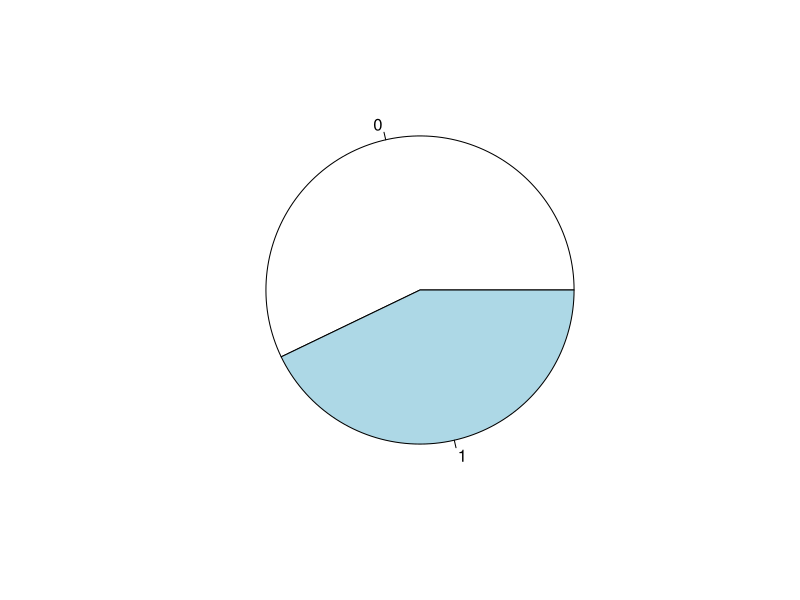
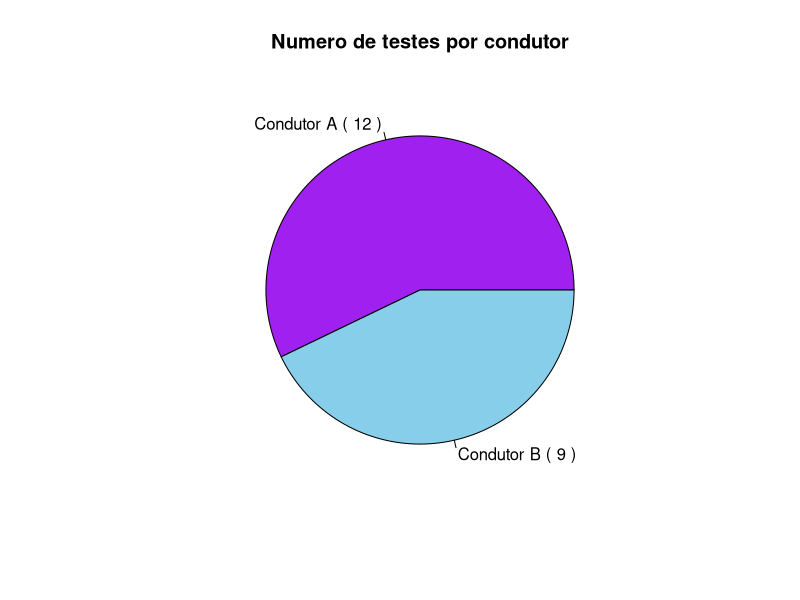
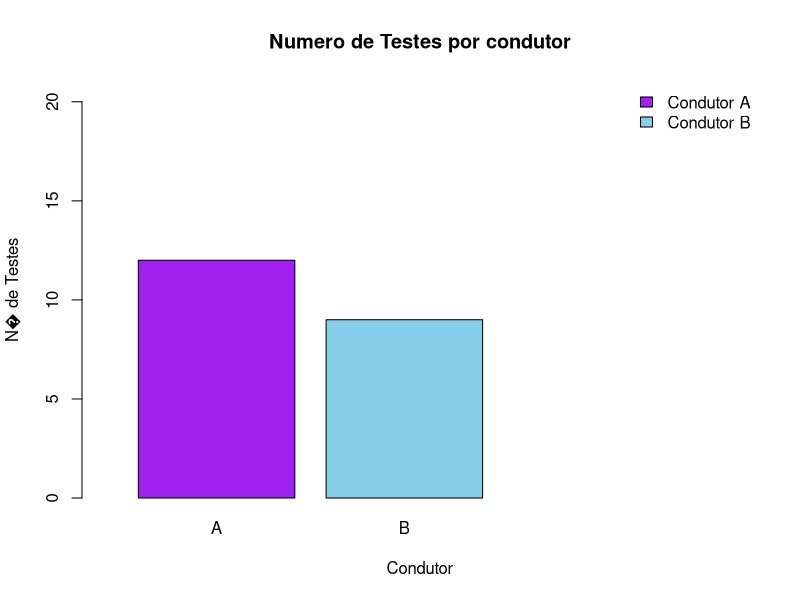

Write R code to recreate these figures, in order. (Note: this script raises an error after producing the figures.)
#variaveis

 teste = c(1,2,3,4,5,6,7,8,9,10,11,12,13,14,15,16,17,18,19,20,21)
 
 #condutor = c("B","A","A","A","A","B","A","B","A","A","B","B","B","A","B","A","A","B","A","B","A")
 
 # A - 0 | B - 1
 condutor = c(1, 0, 0, 0, 0, 1, 0, 1, 0, 0, 1, 1, 1, 0, 1, 0, 0, 1, 0, 1, 0)
 
 peso = c(2035,1730,1180,1530,1750,1940,1460,1960,1850,1533,
          1760,1650,2050,1710,1897,1380,1490,1820,1510,1950,1570)
 
 distancia = c(138.9,181.8,243.9,204.1,178.6,163.9,217.4,163.9,175.4,198.2,
               178.6,188.7,137.0,185.2,166.7,212.8,221.7,172.4,204.1,151.5,196.1)
 
#Tabelas Freq. Absolutas e Relativas
 
 tabela=cbind(teste, condutor, peso, distancia) 
 
 table(teste) #continua
 table(condutor) #var Nominal - Grupos
 table(peso) #continua
 table(distancia) #continua
 
 # distancia + peso -> continuas -> podem ser usadas em graficos de estremos e quartis e histogramas
 # condutor -> nominal -> grafico circular ou barras 
  
 #Freq. Absoluta de condutor
 f_g<-table(condutor)
 f_g
 
 #Freq. Relativa de condutor
 fr_g<-prop.table(f_g)
 fr_g
 
 # Representaçoes graficas

 #Grafico circular
 pie(f_g)
 
  nomes_c<-c("Condutor A", "Condutor B") #legendas
  cores<-c("purple","skyblue") #cores do grafico
  rotulo<-paste(nomes_c,"(",paste(f_g),")",sep=" ") #dados (legendas, n� elementos)
  pie(f_g, main="Numero de testes por condutor",labels=rotulo,col=cores) #grafico circular
 
 #Graficos de barras
  
  #barplot(f_g, main="Numero de Individuos por tipo de condutor", col="skyblue") 
  
  #Grafico de barras Numero de Testes por condutor
  barplot(f_g,main="Numero de Testes por condutor",xlab="Condutor", names.arg = c("A","B") ,ylab="N� de Testes",col=c("purple","skyblue"), ylim=c(0,21), xlim=c(0,4)) #ylim(limites de y) #fr de cada condutor
  legend("topright", legend = c("Condutor A", "Condutor B"), fill = c("purple","skyblue"), bty = "n")
  text(locator(n=2), paste(round(f_g,2)))
  
  #Grafico de barras Percentagem de Testes por condutor
  barplot(fr_g,main="Pertagem de Testes por condutor",xlab="Condutor",ylab="Percentagem de Testes", names.arg = c("A","B"), col=c("purple","skyblue"), ylim=c(0,1), xlim=c(0,4)) #ylim(limites de y) #fr de cada condutor
  legend("topright", legend = c("Condutor A", "Condutor B"), fill = c("purple","skyblue"), bty = "n")
  text(locator(n=2), paste(round(fr_g,2)))
  
  
  #prop.table(f_g)
  
  
 #histograma
  
  #Numero de testes por Peso
  hp=hist(peso, main="Numero de Testes por Peso", xlab="Peso (Kg)",ylab="Nº de Testes",col = "skyblue", ylim = c(0,8))
  legend("topright", legend = c("Testes por Peso"), fill = c("skyblue"), bty = "n")
  summary(peso)  
  freq_abs=hp$counts
  text(locator(6), paste(round(freq_abs)))
 
  #Numero de testes por Distancia
  hd=hist(distancia,main="Numero de Testes por Distancia", xlab="Distancia (Km)",ylab="Nº de Testes",col = "skyblue", ylim = c(0,10))
  legend("topright", legend = c("Testes por Distancia"), fill = c("skyblue"), bty = "n")
  summary(distancia)
  freq_rel=hd$counts
  text(locator(n=7), paste(round(freq_rel)))
  
  
 #boxplots
  
  boxplot(peso)
  summary(peso) 
  
  #double boxplot peso
  boxplot(peso ~ condutor, main = "Comparação do Peso por condutor", ylab="Peso em Kg", xlab="", names=c("A","B"),col=c("pink","blue"))
  
  
  #segundo esta amostra o genero feminino tem o ordenado atual menor que dos homens
  IQR(peso) #d� intervalo interquartil (no ordenado atual, a diferen�a entre o 1 qartil e o 3 quartil s�o 798.85)
  tapply(peso,condutor,summary)# Para interpretar os valores do boxplot (qt + proximo a media e a mediana est�o, mais normais est�o (assimetria); o min da mulher � menos de metade do min do homem; 1 quartil e 3 quartil(50%);)
  
  #double boxplot distancia
  boxplot(distancia ~ condutor, main = "Comparação do ordenado atual por genero", ylab="ordenado em euros", xlab="", names=c("A","B"),col=c("pink","blue"))
  #segundo esta amostra o genero feminino tem o ordenado atual menor que dos homens
  IQR(distancia) #d� intervalo interquartil (no ordenado atual, a diferen�a entre o 1 qartil e o 3 quartil s�o 798.85)
  tapply(distancia,condutor,summary)# Para interpretar os valores do boxplot (qt + proximo a media e a mediana est�o, mais normais est�o (assimetria); o min da mulher � menos de metade do min do homem; 1 quartil e 3 quartil(50%);)
  
  
  ###### Estat�stica INDUTIVA    
  # PREVIS�O: Regress�o linear entre ord_inic e ord_atual
  plot(distancia, peso, pch = 1, cex = 1.3, col = "blue", main = "actual vs inicial", xlab = "inicial", ylab = "atual")
  # relacao da var da ord_inic e ord_atual � (se existe correla��o forte ou fraca)
  # existe uma rela��o de correla��o forte e positiva entre as vari�veis "ord_inic" e "ord_atual"
  cor(peso, distancia) # r= 0.9658736 , est� muito pr�ximo de 1 por isso existe uma correla��o forte e positiva
  cor(peso, distancia)^2
  
  model = lm(distancia ~ peso) #linear simples #dependente~independente
  model #ver modelo;ord_atual=384.978+1.035*ord_inicial
  
  abline(model, col="red") #desenhar a reta de regress�o linear simples #intercept(ordenada da origem); se o ord_inic se fosse nulo(zero), o ord_atual � de 384??? #ord_inic()
  summary(model) # sum�rio com as estimativas dos coeficientes, p-value e r-quadrado 
  #intercept(se o modelo pode ou n ser anulado; tvalue; pvalue(rejeitar ou n rejeitar dependendo do valor de alpha; se for menor rejeita-se a hipotese nula; o intercept(=0.00136) tem um significado pq � diferente de zero))
  #ord_inic(se for menor(=0.00000000000209) rejeita-se a hipotese nula)
  
  
  

  
  
  